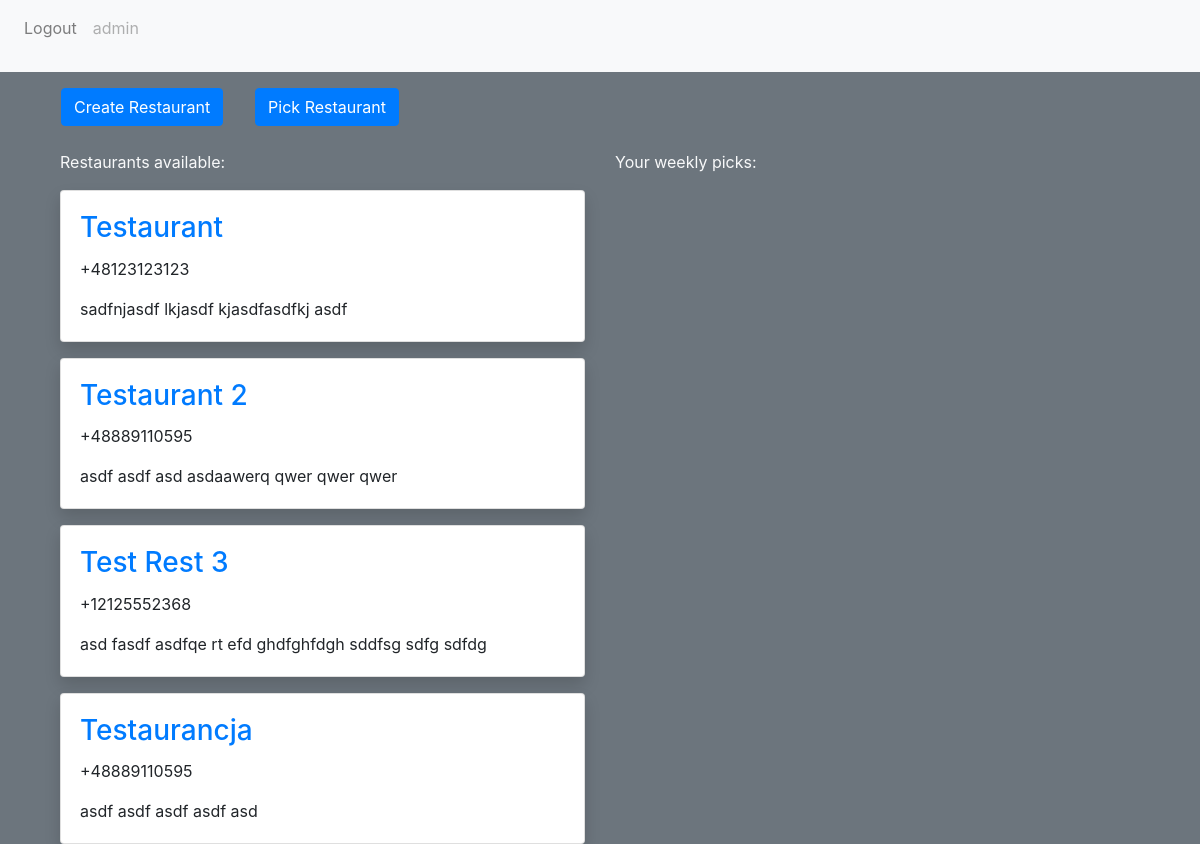
/ (signed in), run on an earlier commit of the app's database.
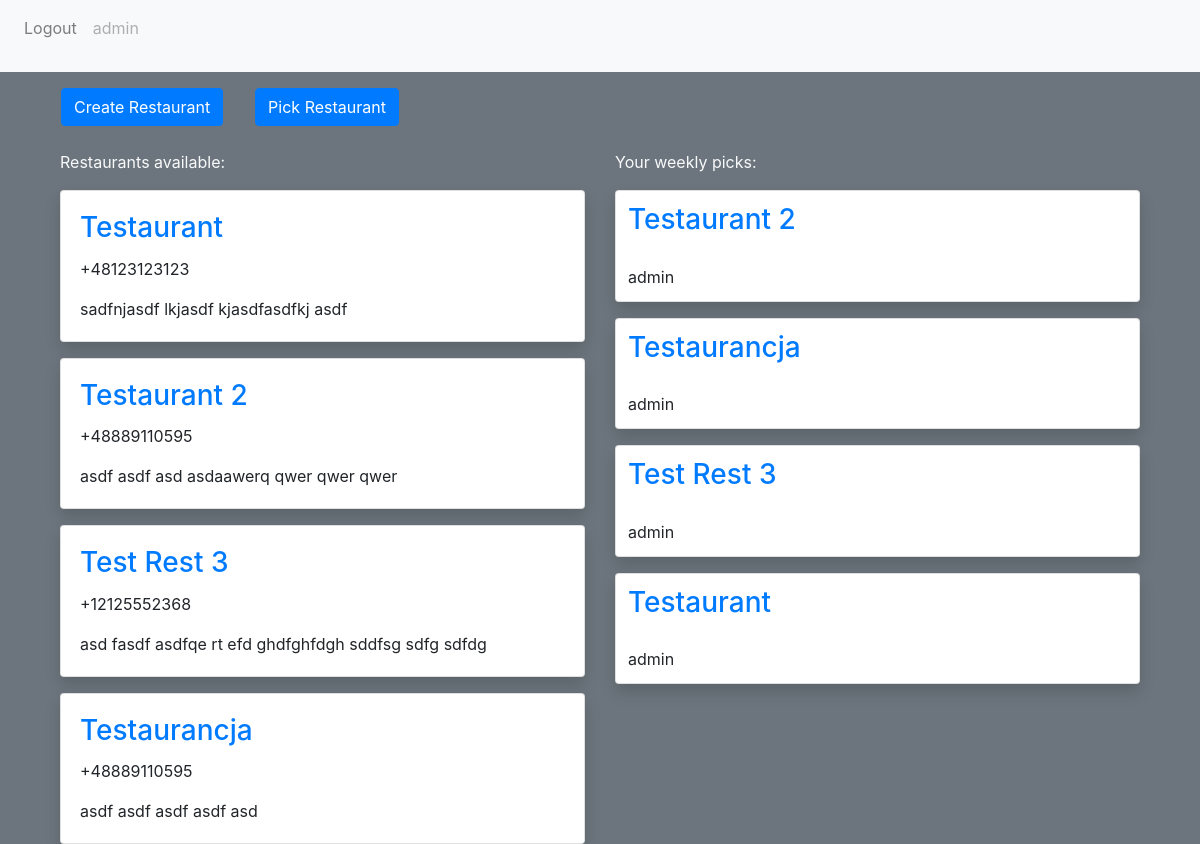
And on a later commit of the database.
### users/models.py (models this page shows, shortened)
class User(AbstractUser):
    pass
    def __str__(self):
        return self.username

class UserRestaurantPick(models.Model):
    user = models.ForeignKey(User, on_delete=models.CASCADE)
    restaurant = models.ForeignKey(
        "restaurants.Restaurant", on_delete=models.CASCADE, related_name="picks"
    )
    created_at_week_num = models.IntegerField(default=timezone.now().isocalendar().week)

### restaurants/models.py (models this page shows, shortened)
class Restaurant(models.Model):
    name = models.CharField(
        max_length=MAX_RESTAURANT_NAME_LENGTH, unique=True, null=False, blank=False
    )
    url = models.URLField(max_length=MAX_RESTAURANT_URL_LENGTH)
    phone_number = PhoneNumberField(blank=False)
    notes = models.TextField(max_length=MAX_RESTAURANT_NOTES_LENGTH)

### restaurants/views.py (the view, shortened to what this page needs)
# urls.py: path("", restaurant_views.home_view, name="home"),
@login_required
def home_view(request):
    current_week = timezone.now().isocalendar().week
    restaurant_list = list(Restaurant.objects.all())
    current_week_picks = UserRestaurantPick.objects.all().filter(
        user=request.user, created_at_week_num=current_week
    )
    return render(
        request,
        "home.html",
        {"restaurants": restaurant_list, "weekly_picks": current_week_picks},
    )

### templates/home.html (shortened to what this page needs)
{% extends 'base.html' %}
{% block content %}
    <div class="row">
        <a class="btn btn-primary m-3" href="{% url 'create-restaurant' %}">Create Restaurant</a>
        <form method="POST">
            <button type="submit" class="btn btn-primary m-3">Pick Restaurant</button>
        </form>
    </div>
    <div class="row">
        <div class="col mt-2">
            <p class="text-light">Restaurants available:</p>
            {% for restaurant in restaurants %}
                <article class="card mt-3 shadow p-1 rounded">
                    <div class="col mt-3">
                        <a href="{{ restaurant.url }}" target="_blank"> <h3 class="card-title">{{ restaurant.name.title }}</h3></a>
                        <p>{{ restaurant.phone_number }}</p>
                        <p>{{ restaurant.notes }}</p>
                    </div>
                </article>
            {% endfor %}
        </div>
        <div class="col mt-2">
            <p class="text-light">Your weekly picks:</p>
            {% for pick in weekly_picks %}
                <article class="card mt-3 shadow p-1 rounded">
                    <a href="{{ pick.restaurant.url }}" target="_blank" class="m-2"> <h3 class="card-title">{{ pick.restaurant.name.title }}</h3></a>
                    <p class="m-2">{{ pick.user }}</p>
                </article>
            {% endfor %}
        </div>
    </div>
{% endblock %}

### templates/base.html (shortened to what this page needs)
<!DOCTYPE html>
<html lang="en">
<head>
    <link rel="stylesheet" href="https://cdn.jsdelivr.net/npm/bootstrap@4.3.1/dist/css/bootstrap.min.css">
</head>
<body class="bg-secondary">
    <header>
        <nav class="navbar navbar-expand-lg navbar-light bg-light">
            <div class="collapse navbar-collapse" id="navbarNavAltMarkup">
                <div class="navbar-nav">
                    {% if user.is_authenticated %}
                    <a class="nav-item nav-link" href="{% url 'logout' %}">Logout</a>
                    <p class="nav-item nav-link disabled" href="$">{{ user.username }}</p>
                    {% else %}
                    <a class="nav-item nav-link" href="{% url 'login' %}">Login</a>
                    <a class="nav-item nav-link" href="{% url 'register' %}">Register</a>
                    {% endif %}
                </div>
            </div>
        </nav>
    </header>
    <main role="main" class="container">
         <div class="container">
             {% block content %}{% endblock %}
         </div>
    </main>
</body>
</html>

What changed in the data, as far as the page shows it:
added UserRestaurantPick: restaurant.name "Testaurant 2", user "admin"
added UserRestaurantPick: restaurant.name "Testaurancja", user "admin"
added UserRestaurantPick: restaurant.name "Test Rest 3", user "admin"
added UserRestaurantPick: restaurant.name "Testaurant", user "admin"
